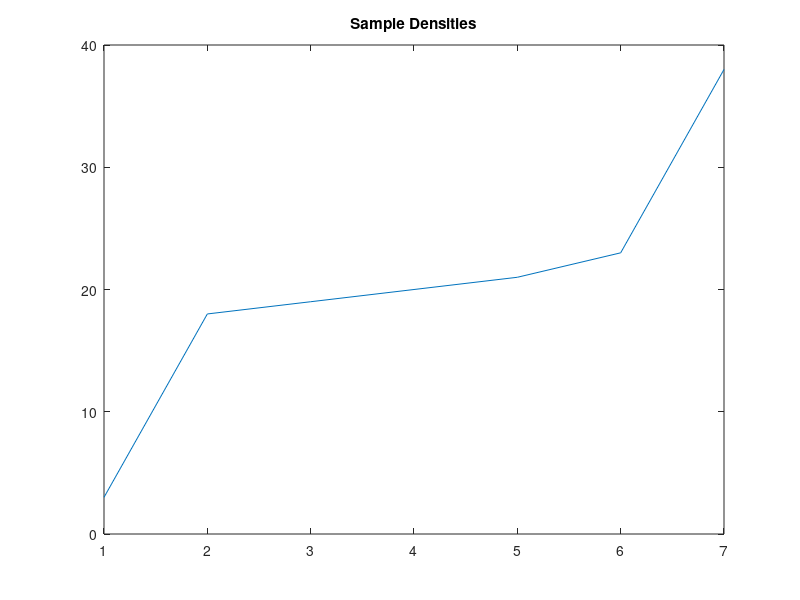

The MATLAB script that drew this image: (Note: this script raises an error after producing the figure.)
%% Decision Branching 
% 
% 
% *Task 1* 
% 
% Modify the script so that the plotting code on lines 5–8 execute only if |doPlot| 
% is |1|.
% 
% *Task 2*
% 
% Modify the script so that when the |if| condition is not satisfied, this line 
% of code executes:
% 
% |disp("The density of " + element ...|
% 
% + " is " + density)|

data = [3 0.53 4.0753 NaN;18 1.78 6.6678 2.1328;19 0.86 1.5177 3.6852;20 1.6 3.6375 8.5389;21 3 4.7243 10.157;23 6.11 9.0698 2.8739;38 2.54 5.30023 4.4508]
doPlot = randi([0 1]);
density = data(:,1);
element = ["Lithium"; "Argon"; "Potassium"; "Calcium"; "Scandium"; "Vanadium"; "Strontium"];

%% 
% 

if doPlot == 1
    plot(density)
    title("Sample Densities")
    xticklabels(element)
    ylabel("Density (g/cm^3)")
else
    disp("The density of " + element ...
        + " is " + density)
end